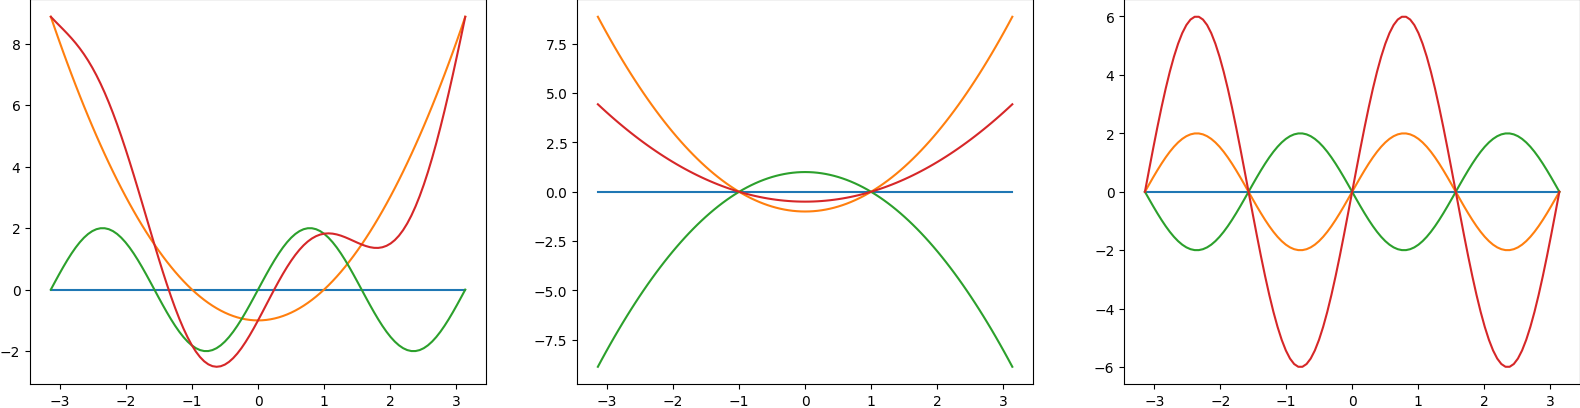

Source code (Python):
from numpy import pi, sin, cos, linspace
import matplotlib.pyplot as plt

zero = lambda x: 0*x
f = lambda x: x**2 - 1
g = lambda x: 2*sin(2*x)
fig = plt.figure(figsize=(20, 5))
x = linspace(-pi, pi, 101)
ax1 = fig.add_subplot(131)
for y in [zero(x), f(x), g(x), f(x) + g(x)]:
    ax1.plot(x, y)
ax2 = fig.add_subplot(132)
for y in [zero(x), f(x), -f(x), f(x)/2]:
    ax2.plot(x, y)
ax3 = fig.add_subplot(133)
for y in [zero(x), g(x), -g(x), 3*g(x)]:
    ax3.plot(x, y)
plt.show()
#plt.savefig('func.png', bbox_inches='tight', pad_inches=0)
